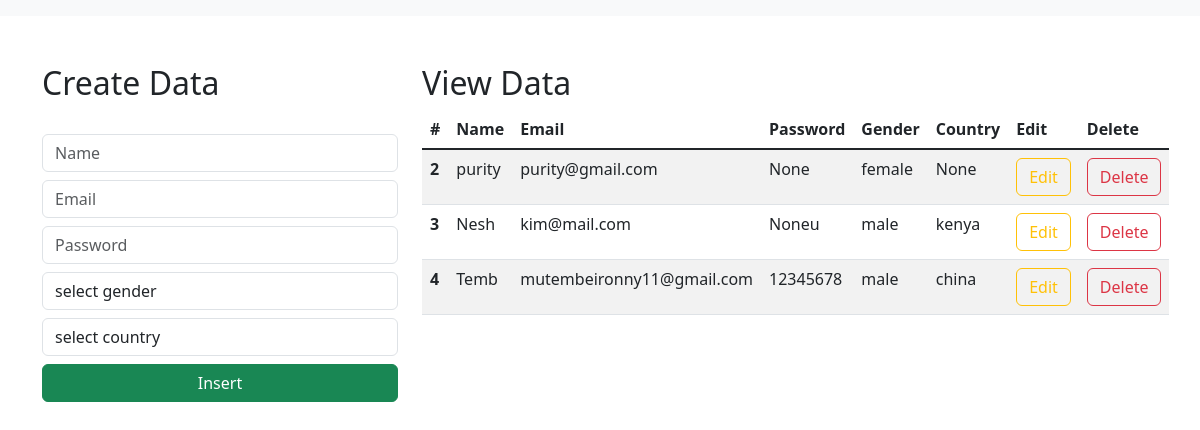
The page / on the database its author committed.
### CRUD/models.py (models this page shows)
class Student(models.Model):
    name = models.CharField(max_length=30, blank=False, null=False)
    email = models.EmailField()
    password = models.CharField(max_length=10, blank=False,null=True)
    gender = models.CharField(max_length=30, blank=False, null=False)
    country = models.CharField(max_length=30, blank=False, null=True)

### CRUD/views.py (the view)
# urls.py: path('', views.index),
def index(request):
    data = Student.objects.all()
    context = {"data": data}
    return render(request, "index.html", context)

### templates/index.html (shortened to what this page needs)
<html lang="en">
    <link href="https://cdn.jsdelivr.net/npm/bootstrap@5.3.0-alpha1/dist/css/bootstrap.min.css" rel="stylesheet">
  <head>
  </head>
  <body>
    <nav class="navbar navbar-expand-lg bg-body-tertiary">
      </nav>
      <div class="container mt-5">
        <div class="row">
            <div class="col-md-4">
                <h2>Create Data</h2>
                <br>
                <form action="/insert" method="post">
                    <div class="form-group">
                        <input type="text" class="form-control" placeholder="Name" name="name" required>
                    </div>
                    <div class="form-group">
                        <input type="email" class="form-control  mt-2" placeholder="Email" name="email" required>
                    </div>
                    <div class="form-group">
                        <input type="password" class="form-control  mt-2" placeholder="Password" name="password" required>
                    </div>
                    <div class="form-group mt-2">
                        <select id="gender" name="gender" class="form-control" required>
                            <option selected>select gender</option>
                        </select>
                    </div>
                    <div class="form-group mt-2">
                      <select id="country" name="country" class="form-control" required>
                          <option selected>select country</option>
                      </select>
                  </div>
                    <div class="d-grid gap-2">
                        <button class="btn btn-success mt-2" type="submit">Insert</button>
                    </div>
                </form>
            </div>
            <div class="col-md-8">
                <h2>View Data</h2>
                <table class="table table-striped table-hover">
                    <thead>
                      <tr>
                        <th scope="col">#</th>
                        <th scope="col">Name</th>
                        <th scope="col">Email</th>
                        <th scope="col">Password</th>
                        <th scope="col">Gender</th>
                        <th scope="col">Country</th>
                        <th scope="col">Edit</th>
                        <th scope="col">Delete</th>
                      </tr>
                    </thead>
                    <tbody class="table-group-divider">
                    {% for d in data %}
                      <tr>
                        <th scope="row">{{d.id}}</th>
                        <td>{{d.name}}</td>
                        <td>{{d.email}}</td>
                        <td>{{d.password}}</td>
                        <td>{{d.gender}}</td>
                        <td>{{d.country}}</td>
                        <td><a href="/update/{{d.id}}" type="button" class="btn btn-outline-warning">Edit</a></td>
                        <td><a href="/delete/{{d.id}}" type="button" class="btn btn-outline-danger">Delete</a></td>
                      </tr>
                    {% endfor %}
                    </tbody>
                  </table>
            </div>
        </div>
      </div>
  </body>
</html>

### rows shown on the page
Student: id "2", name "purity", email "purity@gmail.com", password "None", gender "female", country "None"
Student: id "3", name "Nesh", email "kim@mail.com", password "Noneu", gender "male", country "kenya"
Student: id "4", name "Temb", email "mutembeironny11@gmail.com", password "12345678", gender "male", country "china"
